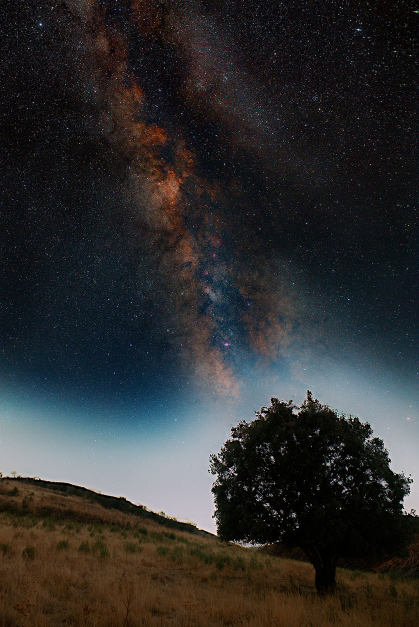
#> input picture gui/assets/showcase_milkyway.jpg, 838 x 1254 px (shown at 1/2 size)
$ python -i ai_horizon.py   (imports and definitions only)
#> lines starting #> are read from the running program, lines starting #| are printed output that depends on the picture; after the words box and inside, x2 and y2 are one past the last pixel; in counts of white or black regions, pixels touching at a corner belong together
### core/config_manager.py
import os
import json

APP_ROOT = os.path.abspath(os.path.join(os.path.dirname(__file__), ".."))

cpu_tot = os.cpu_count() or 4
def_workers = max(2, cpu_tot - 2) if cpu_tot > 2 else cpu_tot

DEFAULT_SUBDIRS = {
    "sessions_dir": "sesiones",
    "masks_dir": os.path.join("sesiones", "mascaras"),
    "stacked_dir": "imagenes",
    "export_dir": "exportaciones",
    "presets_dir": "presets",
}

DEFAULT_CONFIG = {
    # Rutas por defecto del espacio de trabajo
    "sessions_dir": os.path.join(APP_ROOT, DEFAULT_SUBDIRS["sessions_dir"]),
    "masks_dir": os.path.join(APP_ROOT, DEFAULT_SUBDIRS["masks_dir"]),
    "stacked_dir": os.path.join(APP_ROOT, DEFAULT_SUBDIRS["stacked_dir"]),
    "export_dir": os.path.join(APP_ROOT, DEFAULT_SUBDIRS["export_dir"]),
    "presets_dir": os.path.join(APP_ROOT, DEFAULT_SUBDIRS["presets_dir"]),

    # Parámetros del motor de apilado y hardware
    "kappa": 2.2,
    "default_kappa": 2.2,
    "storage_strategy": "auto",
    "use_gpu": True,
    "cpu_workers": def_workers,
    "lp_method": "standard",
    "lp_strength": 0.5,
    "starnet_exe": "",
    "icc_profile": "srgb",
    "preview_max_dim": 1500,
    "export_format_default": "TIFF 16-bit (*.tif *.tiff)",
    "language": "es",
}

CONFIG_FILE = os.path.join(APP_ROOT, "config.json")
DEFAULT_TEMPLATE_FILE = os.path.join(APP_ROOT, "config.default.json")


def _validate_and_resolve_dir(path: str | None, key: str) -> str:
    """
    Valida y resuelve una ruta de directorio del espacio de trabajo de forma tolerante a fallos.
    Si la ruta es relativa, la resuelve respecto a APP_ROOT.
    Si es absoluta pero inaccesible (ej. unidad de disco inexistente, error de permisos),
    aplica fallback automático a APP_ROOT/<subdirectorio> o al directorio de usuario.
    Garantiza que la carpeta exista físicamente en disco y nunca arroja excepciones fatales.
    """
    default_sub = DEFAULT_SUBDIRS.get(key, "sesiones")
    fallback_app_root = os.path.abspath(os.path.join(APP_ROOT, default_sub))
    fallback_home = os.path.abspath(os.path.join(os.path.expanduser("~"), "AstroLoom", default_sub))

    # 1. Si está vacía o no es cadena
    if not path or not isinstance(path, str) or not path.strip():
        resolved = fallback_app_root
    else:
        norm = os.path.normpath(path.strip())
        if not os.path.isabs(norm):
            resolved = os.path.abspath(os.path.join(APP_ROOT, norm))
        else:
            resolved = norm

    # 2. Comprobar existencia de unidad en Windows (ej. D:\ en equipo que solo tiene C:\)
    drive, _ = os.path.splitdrive(resolved)
    drive_accessible = True
    if drive:
        drive_root = drive + ("\\" if not drive.endswith("\\") else "")
        if not os.path.exists(drive_root):
            drive_accessible = False

    # 3. Intentar crear/verificar la ruta seleccionada si la unidad es accesible
    if drive_accessible:
        try:
            os.makedirs(resolved, exist_ok=True)
            if os.path.isdir(resolved):
                return resolved
        except (OSError, PermissionError, ValueError) as e:
            print(f"[ConfigManager] Aviso: No se pudo acceder a '{resolved}': {e}. Aplicando recuperación.")

    # 4. Primer Fallback: Carpeta dentro de APP_ROOT
    try:
        os.makedirs(fallback_app_root, exist_ok=True)
        if os.path.isdir(fallback_app_root):
            return fallback_app_root
    except (OSError, PermissionError, ValueError) as e:
        print(f"[ConfigManager] Aviso: Fallback APP_ROOT '{fallback_app_root}' no disponible: {e}")

    # 5. Segundo Fallback: Carpeta en el directorio del usuario (~/AstroLoom/...)
    try:
        os.makedirs(fallback_home, exist_ok=True)
        return fallback_home
    except Exception:
        pass

    # 6. Fallback final infalible: APP_ROOT raíz
    return os.path.abspath(APP_ROOT)


def ensure_workspace_directories(config: dict) -> bool:
    """
    Crea y valida todos los directorios de trabajo necesarios.
    Devuelve True si alguna ruta tuvo que ser corregida/sanitizada.
    """
    modified = False
    for key in ["sessions_dir", "masks_dir", "stacked_dir", "export_dir", "presets_dir"]:
        raw_val = config.get(key)
        resolved = _validate_and_resolve_dir(raw_val, key)
        if raw_val != resolved:
            config[key] = resolved
            modified = True
    return modified


def load_config() -> dict:
    """
    Carga la configuración de la aplicación de forma tolerante a fallos:
    1. Si config.json no existe, intenta leer config.default.json o usa DEFAULT_CONFIG.
    2. Si config.json existe pero contiene rutas inválidas o de otra máquina,
       las repara automáticamente con fallback seguro y persiste la corrección.
    """
    config = DEFAULT_CONFIG.copy()
    config_loaded_from_disk = False

    if os.path.exists(CONFIG_FILE):
        try:
            with open(CONFIG_FILE, "r", encoding="utf-8") as f:
                saved = json.load(f)
                if isinstance(saved, dict):
                    config.update(saved)
                    config_loaded_from_disk = True
        except Exception as e:
            print(f"[ConfigManager] Error leyendo config.json: {e}. Se usarán valores por defecto.")
    elif os.path.exists(DEFAULT_TEMPLATE_FILE):
        try:
            with open(DEFAULT_TEMPLATE_FILE, "r", encoding="utf-8") as f:
                saved = json.load(f)
                if isinstance(saved, dict):
                    config.update(saved)
        except Exception as e:
            print(f"[ConfigManager] Error leyendo config.default.json: {e}")

    # Validar y crear directorios de forma segura (sin excepciones no controladas)
    healed = ensure_workspace_directories(config)

    # Si no existía config.json o hubo rutas corruptas/reparadas, persistir para estabilizar
    if not config_loaded_from_disk or healed:
        save_config(config)

    return config


def save_config(config: dict) -> None:
    ensure_workspace_directories(config)
    try:
        with open(CONFIG_FILE, "w", encoding="utf-8") as f:
            json.dump(config, f, indent=4, ensure_ascii=False)
    except Exception as e:
        print(f"[ConfigManager] Error guardando config.json: {e}")


def get_config_val(key: str, default=None):
    """Retorna un valor de la configuración cargada o el valor por defecto si no existe."""
    cfg = load_config()
    return cfg.get(key, default)


# [5 lines left out: function set_config_val, not called in this run]


### core/ai_horizon.py
# core/ai_horizon.py
"""
core/ai_horizon.py - Detección y segmentación automática de horizonte y suelo mediante IA ligera.
Utiliza inferencia en ONNX Runtime (U²-Net especializada en cielo/suelo) con refinado
subpíxel mediante Filtro Guiado (Guided Filter) de luminancia y fallback algorítmico continuo.
"""
from typing import Optional, Tuple
import os
import time
import cv2
import numpy as np

try:
    import onnxruntime as ort
    HAS_ONNX = True
except ImportError:
    HAS_ONNX = False

from core.config_manager import get_config_val


def get_model_path() -> Optional[str]:
    """
    Localiza el archivo del modelo ONNX de segmentación de cielo por orden de prioridad:
    1. Ruta personalizada en configuración (`ai_sky_model_path`).
    2. Directorio `models/skyseg.onnx` en la raíz del proyecto.
    3. Rutas alternativas en `assets/models/`.
    """
    custom = get_config_val("ai_sky_model_path", "")
    if custom and os.path.isfile(custom):
        return os.path.abspath(custom)

    root = os.path.abspath(os.path.join(os.path.dirname(__file__), ".."))
    candidates = [
        os.path.join(root, "models", "skyseg.onnx"),
        os.path.join(root, "models", "u2netp.onnx"),
        os.path.join(root, "assets", "models", "skyseg.onnx"),
        os.path.join(root, "assets", "models", "u2netp.onnx"),
        os.path.join(root, "skyseg.onnx")
    ]
    for c in candidates:
        if os.path.isfile(c):
            return os.path.abspath(c)
    return None


def is_ai_model_available() -> bool:
    """Verifica si onnxruntime y el archivo del modelo están disponibles."""
    if not HAS_ONNX:
        return False
    path = get_model_path()
    return path is not None and os.path.isfile(path)


DEFAULT_MODEL_URL = "https://huggingface.co/JianyuanWang/skyseg/resolve/main/skyseg.onnx"
DEFAULT_MODEL_FILENAME = "skyseg.onnx"


# [64 lines left out: function download_ai_model, not called in this run]


def fast_guided_filter(
    guide_gray: np.ndarray,
    src_mask: np.ndarray,
    radius: int = 15,
    eps: float = 1e-3
) -> np.ndarray:
    """
    Filtro Guiado ultrarrápido (He et al., ECCV 2010) en NumPy/OpenCV.
    Alinea los bordes de la probabilidad de máscara con las aristas reales
    de árboles, rocas y montañas de la imagen guía con precisión subpíxel.

    Parámetros:
        guide_gray: Imagen 2D float32 [0.0, 1.0] (luminancia de alta resolución).
        src_mask: Máscara 2D float32 [0.0, 1.0] (probabilidad coarse).
        radius: Radio del filtro en píxeles.
        eps: Regularización para evitar división por cero en regiones uniformes.

    Retorna:
        Máscara 2D float32 [0.0, 1.0] refinada respetando los bordes.
    """
    r = max(1, int(radius))
    ksize = (r, r)

    mean_I = cv2.boxFilter(guide_gray, -1, ksize)
    mean_p = cv2.boxFilter(src_mask, -1, ksize)
    mean_Ip = cv2.boxFilter(guide_gray * src_mask, -1, ksize)
    cov_Ip = mean_Ip - mean_I * mean_p

    mean_II = cv2.boxFilter(guide_gray * guide_gray, -1, ksize)
    var_I = mean_II - mean_I * mean_I

    a = cov_Ip / (var_I + eps)
    b = mean_p - a * mean_I

    mean_a = cv2.boxFilter(a, -1, ksize)
    mean_b = cv2.boxFilter(b, -1, ksize)

    q = mean_a * guide_gray + mean_b
    return np.clip(q, 0.0, 1.0).astype(np.float32)


# [77 lines left out: function detect_sky_mask_ai, not called in this run]


def _recover_fine_foliage(mask: np.ndarray, gray_guide: np.ndarray, max_reach: int = 35) -> np.ndarray:
    """
    Recupera con resolución nativa las ramas finas y follaje exterior que los modelos
    de red neuronal (downsampleados a 320x320) omiten por falta de resolución espacial.
    """
    bin_gnd = (mask < 0.5).astype(np.uint8)
    if not np.any(bin_gnd):
        return mask

    # Distancia desde el borde del suelo hacia el cielo
    dist_to_gnd = cv2.distanceTransform(1 - bin_gnd, cv2.DIST_L2, 5)
    fringe = (dist_to_gnd > 0) & (dist_to_gnd <= max_reach)
    if not np.any(fringe):
        return mask

    # Muestras representativas de cielo y suelo en la zona
    sky_samples = gray_guide[dist_to_gnd > (max_reach + 10)]
    sky_val = float(np.median(sky_samples)) if len(sky_samples) > 0 else 0.15
    gnd_val = float(np.median(gray_guide[bin_gnd > 0])) if np.any(bin_gnd > 0) else 0.02

    # Umbral fotométrico de vegetación: hojas y ramas son oscuras frente al fondo estelar
    foliage_thresh = gnd_val + (sky_val - gnd_val) * 0.42
    is_branch = fringe & (gray_guide <= foliage_thresh)

    if np.any(is_branch):
        branch_feather = cv2.GaussianBlur(is_branch.astype(np.float32), (5, 5), sigmaX=1.0)
        return np.clip(np.minimum(mask, 1.0 - branch_feather), 0.0, 1.0).astype(np.float32)

    return mask


def detect_sky_mask_algorithmic(
    image_rgb: np.ndarray,
    feather_radius: int = 7
) -> np.ndarray:
    """
    Fallback algorítmico matemático de alta velocidad (cuando no hay modelo IA disponible).
    Atenúa estrellas mediante apertura morfológica y extrae el perfil de horizonte por
    gradiente vertical y umbralización adaptativa, refinado con Filtro Guiado.
    """
    if image_rgb.dtype == np.uint8:
        rgb_f = image_rgb.astype(np.float32) / 255.0
    else:
        rgb_f = np.clip(image_rgb, 0.0, 1.0).astype(np.float32)

    if rgb_f.ndim == 3:
        gray = cv2.cvtColor(rgb_f, cv2.COLOR_RGB2GRAY)
    else:
        gray = rgb_f.copy()

    h, w = gray.shape[:2]

    # 1. Supresión de estrellas (apertura morfológica con elipse de 7x7)
    k_star = cv2.getStructuringElement(cv2.MORPH_ELLIPSE, (7, 7))
    gray_nostars = cv2.morphologyEx(gray, cv2.MORPH_OPEN, k_star)

    # 2. Análisis vertical de transición cielo/suelo
    # El cielo nocturno (con estrellas/airglow/polución) tiene mayor luminancia media que el suelo en sombra
    gray_8u = (np.clip(gray_nostars, 0.0, 1.0) * 255.0).astype(np.uint8)

    # Umbral de Otsu adaptativo sobre imagen sin estrellas
    otsu_val, _ = cv2.threshold(gray_8u, 0, 255, cv2.THRESH_BINARY + cv2.THRESH_OTSU)
    coarse_sky = (gray_8u > otsu_val).astype(np.float32)

    # Verificación de orientación: en fotografía de paisaje el cielo está arriba
    top_mean = float(coarse_sky[:h // 4, :].mean())
    bot_mean = float(coarse_sky[3 * h // 4:, :].mean())
    if bot_mean > top_mean:
        # Invertir si por iluminación local el suelo quedó blanco
        coarse_sky = 1.0 - coarse_sky

    # 3. Refinado con Filtro Guiado
    r_guide = max(5, int(feather_radius * 2))
    refined = fast_guided_filter(gray, coarse_sky, radius=r_guide, eps=1e-3)
    refined = _recover_fine_foliage(refined, gray, max_reach=35)
    return np.clip(refined, 0.0, 1.0).astype(np.float32)


def auto_detect_sky_mask(
    image_rgb: np.ndarray,
    feather_radius: int = 7,
    threshold: float = 0.5,
    force_algorithmic: bool = False
) -> Tuple[np.ndarray, str]:
    """
    Función de alto nivel para detección automática en 1 clic.
    Intenta ejecutar la red neuronal ONNX y, si no está disponible o falla,
    hace fallback automático al algoritmo fotométrico de gradientes.

    Retorna:
        Tuple[np.ndarray, str]: (mascara_float32, nombre_del_metodo_utilizado)
    """
    t_start = time.perf_counter()
    if not force_algorithmic and is_ai_model_available():
        try:
            mask = detect_sky_mask_ai(
                image_rgb,
                feather_radius=feather_radius,
                threshold=threshold
            )
            elapsed = time.perf_counter() - t_start
            return mask, f"IA U²-Net ({elapsed:.2f}s)"
        except Exception as e:
            # Fallback en caso de error imprevisto en tiempo de inferencia
            pass

    mask = detect_sky_mask_algorithmic(image_rgb, feather_radius=feather_radius)
    elapsed = time.perf_counter() - t_start
    return mask, f"Algorítmico ({elapsed:.2f}s)"

>>> import cv2
>>> picture = cv2.cvtColor(cv2.imread('../gui/assets/showcase_milkyway.jpg'), cv2.COLOR_BGR2RGB)
>>> result = auto_detect_sky_mask(picture)
#> in detect_sky_mask_algorithmic, `gray_nostars = cv2.morphologyEx(gray, cv2.MORPH_OPEN, k_star)`:
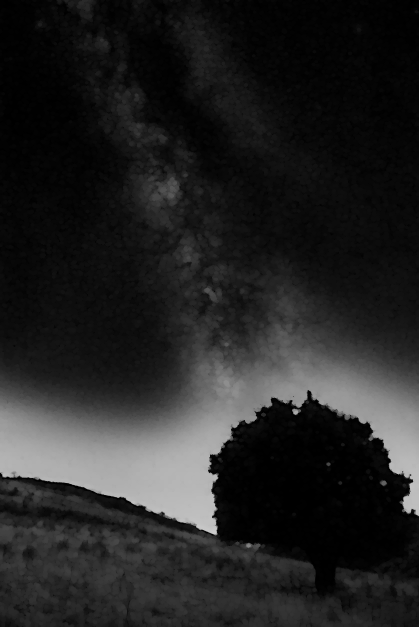
#> gray_nostars: shape (1254, 838) float32 (shown at 1/2 size); min 0, max 0.796, mean 0.141
#> in detect_sky_mask_algorithmic, `otsu_val, _ = cv2.threshold(gray_8u, 0, 255, cv2.THRESH_BINARY + cv2.T..`: otsu_val = 82
#> in detect_sky_mask_algorithmic, `coarse_sky = (gray_8u > otsu_val).astype(np.float32)`:
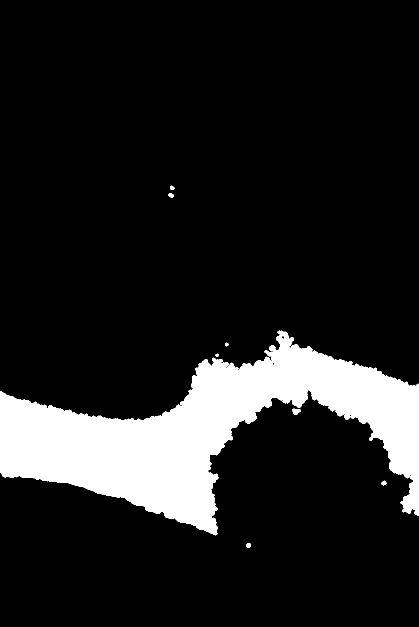
#> coarse_sky: shape (1254, 838) float32 (shown at 1/2 size); values 0 (black) and 1 (white), 12.9% white; 8 white regions, largest, box (x1, y1, x2, y2) and area: (0, 661, 838, 1071) 134645, (584, 817, 602, 830) 150, (492, 1086, 502, 1096) 75
#> in detect_sky_mask_algorithmic, `top_mean = float(coarse_sky[:h // 4, :].mean())`: top_mean = 0
#> in detect_sky_mask_algorithmic, `bot_mean = float(coarse_sky[3 * h // 4:, :].mean())`: bot_mean = 0.103
#> in fast_guided_filter, `mean_b = cv2.boxFilter(b, -1, ksize)`:
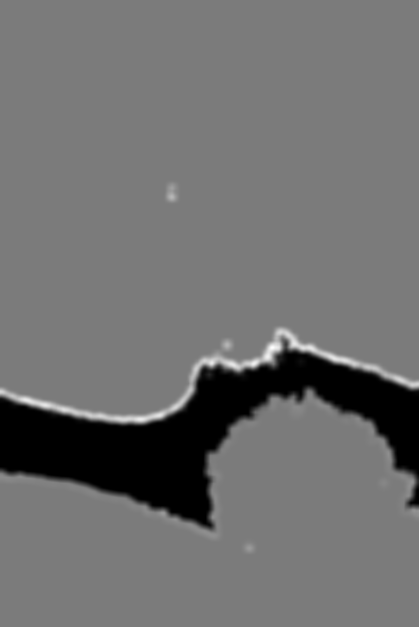
#> mean_b: shape (1254, 838) float32 (shown at 1/2 size); min -0.00474, max 2.07, mean 0.901; drawn with min black and max white
#> in fast_guided_filter, `q = mean_a * guide_gray + mean_b`:
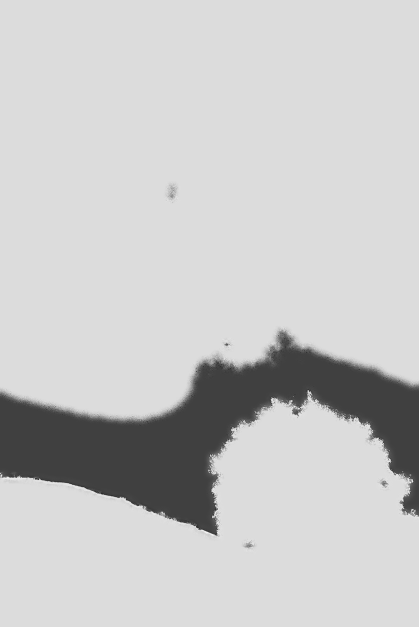
#> q: shape (1254, 838) float32 (shown at 1/2 size); min -0.414, max 1.22, mean 0.872; drawn with min black and max white
#> in _recover_fine_foliage, `bin_gnd = (mask < 0.5).astype(np.uint8)`: bin_gnd: shape (1254, 838); values 0 (black) and 1 (white), 12.8% white; 97 white regions (94 under 20 px), largest, box (x1, y1, x2, y2) and area: (0, 662, 838, 1071) 134736, (764, 962, 775, 972) 50, (494, 1088, 503, 1095) 37
#> in _recover_fine_foliage, `dist_to_gnd = cv2.distanceTransform(1 - bin_gnd, cv2.DIST_L2, 5)`:
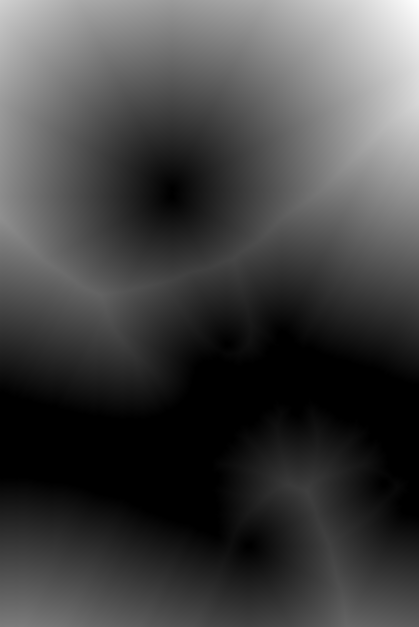
#> dist_to_gnd: shape (1254, 838) float32 (shown at 1/2 size); min 0, max 619.6, mean 162.8; drawn with min black and max white
#> in _recover_fine_foliage, `fringe = (dist_to_gnd > 0) & (dist_to_gnd <= max_reach)`:
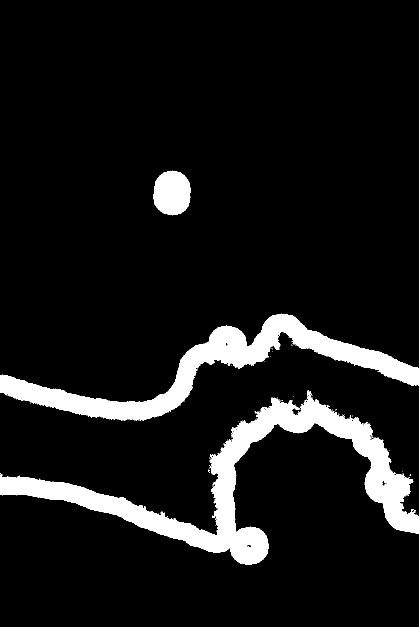
#> fringe: shape (1254, 838) bool (shown at 1/2 size); 9.2% white; 50 white regions (47 under 20 px), largest, box (x1, y1, x2, y2) and area: (0, 780, 838, 1130) 53317, (0, 627, 838, 842) 37573, (306, 341, 382, 431) 5330
#> in _recover_fine_foliage, `sky_val = float(np.median(sky_samples)) if len(sky_samples) > 0 else 0..`: sky_val = 0.0952
#> in _recover_fine_foliage, `gnd_val = float(np.median(gray_guide[bin_gnd > 0])) if np.any(bin_gnd ..`: gnd_val = 0.608
#> in _recover_fine_foliage, `foliage_thresh = gnd_val + (sky_val - gnd_val) * 0.42`: foliage_thresh = 0.393
#> in _recover_fine_foliage, `is_branch = fringe & (gray_guide <= foliage_thresh)`: is_branch: shape (1254, 838) bool; 8.8% white; 92 white regions (85 under 20 px), largest, box (x1, y1, x2, y2) and area: (0, 780, 838, 1130) 50114, (0, 627, 838, 842) 37085, (306, 341, 382, 431) 4796
#> in _recover_fine_foliage, `return np.clip(np.minimum(mask, 1.0 - branch_feather), 0.0, 1.0).astyp..`:
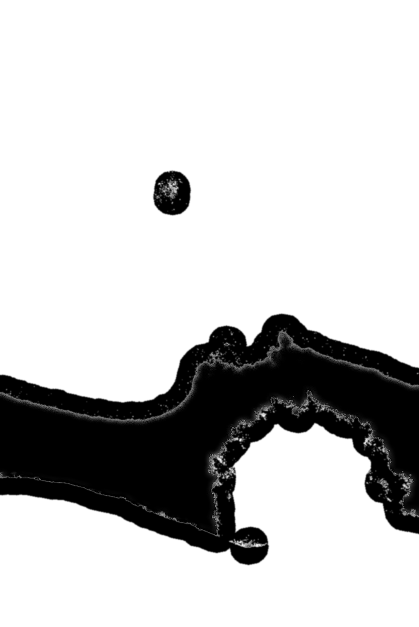
#> returned value: shape (1254, 838) float32 (shown at 1/2 size); min 0, max 1, mean 0.788
